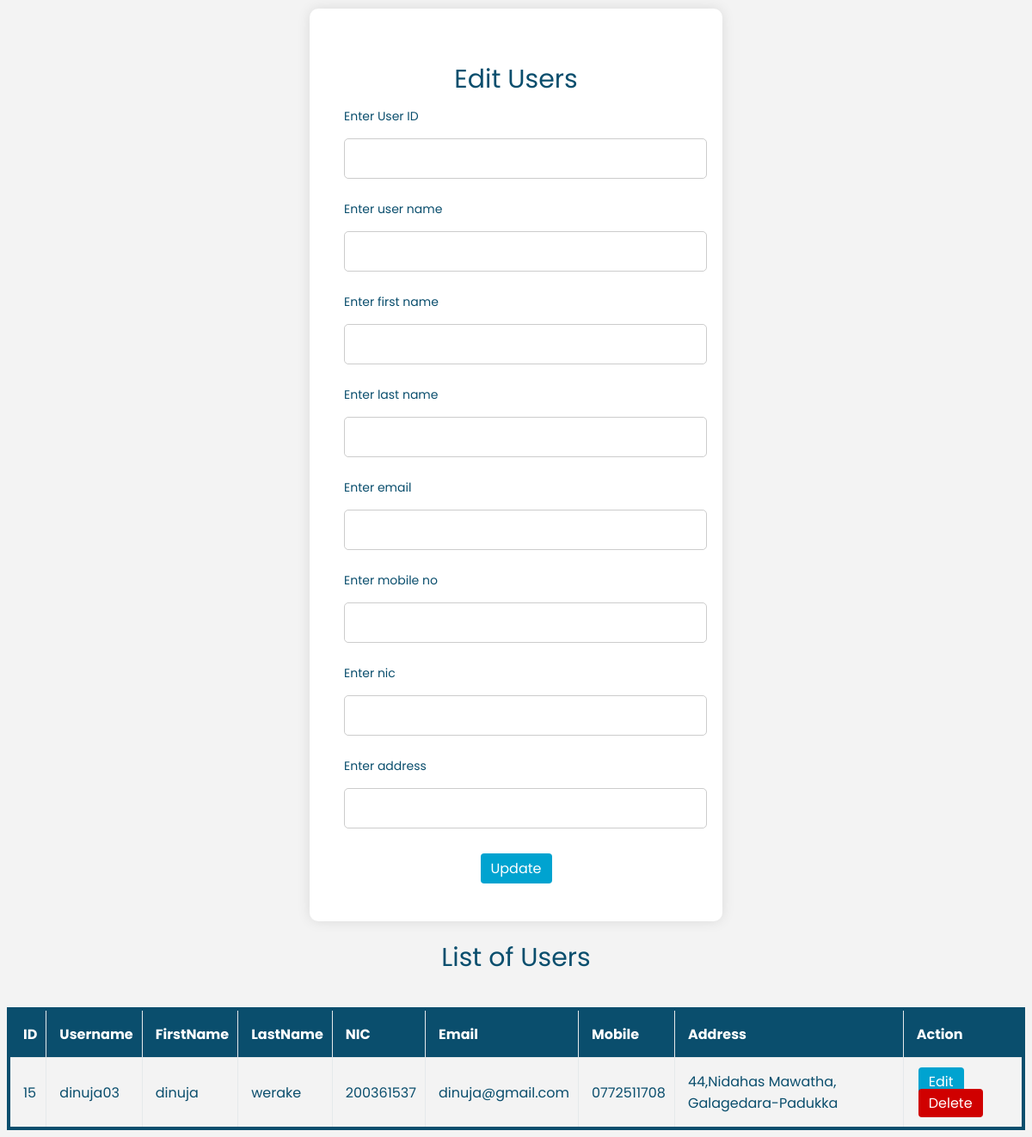
The page /admin_users.php on the database its author committed.
### tables this page shows
CREATE TABLE `users` (
  `userID` int(6) UNSIGNED NOT NULL,
  `username` varchar(50) NOT NULL,
  `firstName` varchar(50) NOT NULL,
  `lastName` varchar(50) NOT NULL,
  `email` varchar(100) NOT NULL,
  `mobileNo` varchar(15) NOT NULL,
  `nic` varchar(12) NOT NULL,
  `address` varchar(255) NOT NULL,
  `password` varchar(255) NOT NULL,
  `file` varchar(255) NOT NULL
);

### admin_users.php (the view, shortened to what this page needs)
<?php
    require_once 'IWT_db.php';
?>
<!DOCTYPE html>
<html lang="en">
<head>
    <link rel="stylesheet" href="style\admin_users.css">
</head>
<body>
<div class="container" id="form-container">
    <h2>Edit Users</h2>
    <form method="post" action="">
        <div class="inputs">
            <label for="admin_name">Enter User ID</label><br>
            <input type="text" name="id" id="name" value="<?php echo isset($userID) ? $userID : '';?>" required><br><br>
            <label for="admin_username">Enter user name</label><br>
            <input type="text" name="username" id="username" value="<?php echo isset($username) ? $username : ''; ?>" required><br><br>
            <label for="admin_username">Enter first name</label><br>
            <input type="text" name="firstName" id="username" value="<?php echo isset($firstName) ? $firstName : ''; ?>" required><br><br>
            <label for="admin_username">Enter last name</label><br>
            <input type="text" name="lastName" id="username" value="<?php echo isset($lastName) ? $lastName : ''; ?>" required><br><br>
            <label for="admin_username">Enter email</label><br>
            <input type="text" name="email" id="username" value="<?php echo isset($email) ? $email : ''; ?>" required><br><br>
            <label for="admin_username">Enter mobile no</label><br>
            <input type="text" name="mobileNo" id="username" value="<?php echo isset($contact) ? $contact : ''; ?>" required><br><br>
            <label for="admin_username">Enter nic</label><br>
            <input type="text" name="nic" id="username" value="<?php echo isset($nic) ? $nic : ''; ?>" required><br><br>
            <label for="admin_username">Enter address</label><br>
            <input type="text" name="address" id="username" value="<?php echo isset($address) ? $address : ''; ?>" required><br><br>
                <button type="submit" name="update" class="button" id="btn">Update</button>
        </div>
    </form>
</div>
    <div class="container" id="table-container">
    <h2>List of Users</h2>
    <br>
    <table class="table">
        <thead>
            <tr>
                <th>ID</th>
                <th>Username</th>
                <th>FirstName</th>
                <th>LastName</th>
                <th>NIC</th>
                <th>Email</th>
                <th>Mobile</th>
                <th>Address</th>
                <th>Action</th>
            </tr>
        </thead>
        <tbody>
        <?php
        $query = "SELECT * FROM users";
        $query_run = mysqli_query($conn, $query);
        if (mysqli_num_rows($query_run) > 0) {
            while ($row = mysqli_fetch_assoc($query_run)) {
                ?>
                <tr>
                    <td><?php echo $row['userID']; ?></td>
                    <td><?php echo $row['username']; ?></td>
                    <td><?php echo $row['firstName']; ?></td>
                    <td><?php echo $row['lastName']; ?></td>
                    <td><?php echo $row['nic']; ?></td>
                    <td><?php echo $row['email']; ?></td>
                    <td><?php echo $row['mobileNo']; ?></td>
                    <td><?php echo $row['address']; ?></td>
                    <td>
                        <a class='button' id='btn1' href='admin_users.php?edit_id=<?php echo $row['username']; ?>'>Edit</a>
                        <a class='button' id='btn2' href='admin_users.php?delete_id=<?php echo $row['username']; ?>' onclick="return confirm('Are you sure you want to delete this admin?');">Delete</a>
                    </td>
                </tr>
                <?php
            }
        } else {
            echo "<tr><td colspan='8'>No record found</td></tr>";
        }
        ?>
        </tbody>
    </table>
</div>
</body>
</html>

### style/admin_users.css (style rules this page uses)
* { font-family: poppins ; color: rgb(10, 78, 109); }
#form-container { background-color: white; padding: 40px; border-radius: 10px; box-shadow: 0px 0px 15px rgba(0, 0, 0, 0.1); max-width: 400px; width: 100%; text-align: center; margin: 0 auto; margin-top: 10px; }
h2 { margin-bottom: 10px; font-size: 30px; font-weight: 400; text-align: center; margin-top: 0px; }
.container h2 { margin-top: 20px; }
.inputs { width: 100%; }
label { display: block; font-size: 14px; text-align: left; }
input[type="text"] { width: 100%; padding: 10px; border: 1px solid #ccc; border-radius: 5px; font-size: 16px; margin-top: -10px; }
.button { border-radius: 4px; border: none; padding: 8px 20px; text-align: center; text-decoration: none; font-size: 30px; margin: 4px 2px; cursor: pointer; }
.button { background-color: rgb(0, 163, 208); margin-left: 100PX; }
body { background-color: #ebebeb98; font-family: poppins; }
.table { font-family: poppins; border-collapse: collapse; width: 100%; margin-left: auto; margin-right: auto; border: 4px solid rgb(10, 78, 109); }
#table-container { margin-bottom: 0px; width: 100%; }
.table td, th { border: 1px solid #e5e9eb; padding: 15px; padding-right: 10px; height: 30px; }
.table th { padding-top: 12px; padding-bottom: 12px; text-align: left; background-color: rgb(10, 78, 109);; color: white; }
.button { border-radius: 4px; border: none; padding: 5px 12px; text-align: center; text-decoration: none; font-size: 16px; margin: 4px 2px; cursor: pointer; }
#btn , #btn1 { background-color: rgb(0, 163, 208); color: rgb(255, 255, 255); }
#btn2 { background-color: rgb(208, 0, 0); color: rgb(255, 255, 255); }

### rows shown on the page
users: userID "15", username "dinuja03", firstName "dinuja", lastName "werake", nic "200361537", email "dinuja@gmail.com", mobileNo "0772511708", address "44,Nidahas Mawatha, Galagedara-Padukka"
